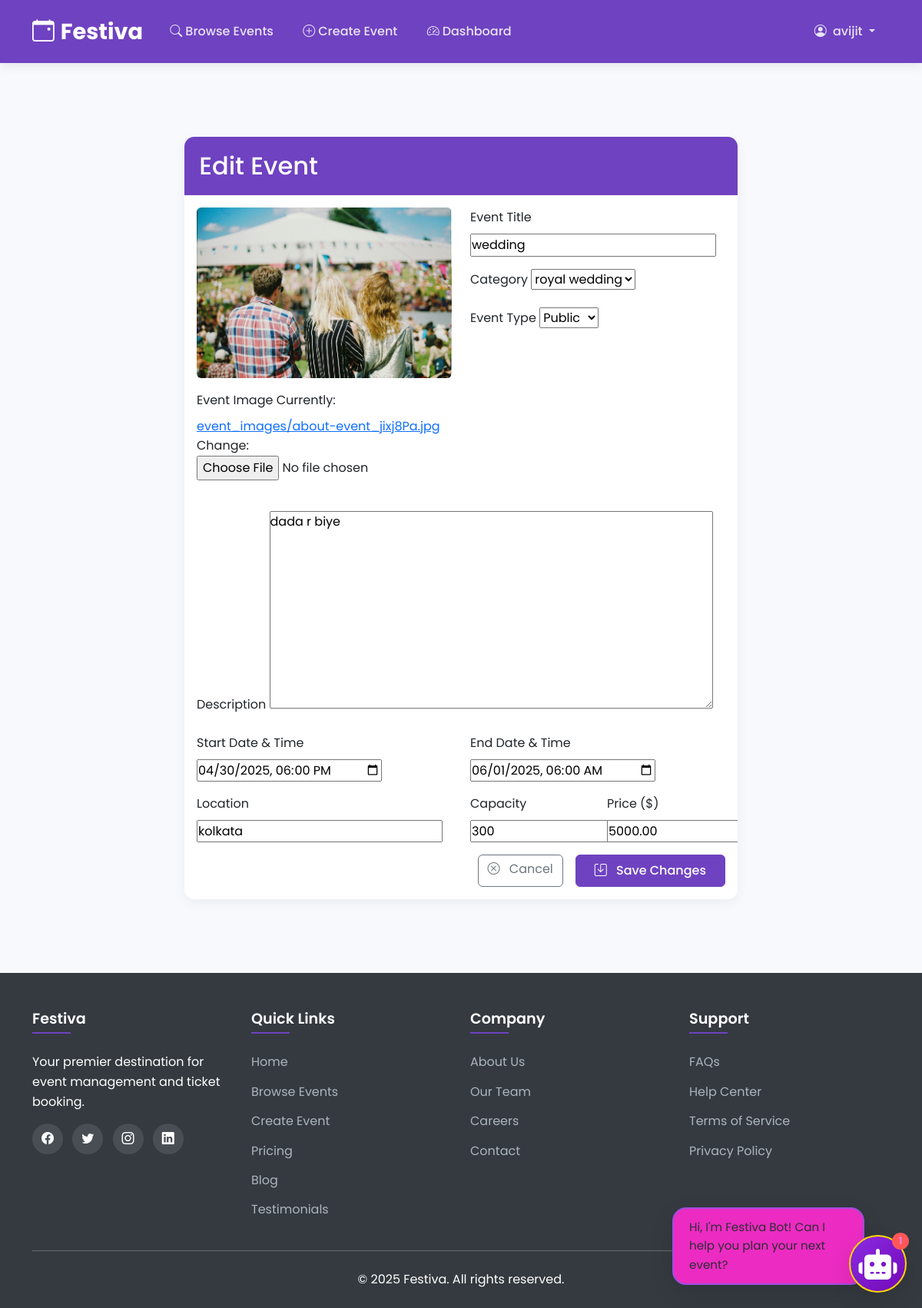
Screenshot of /events/2/edit/ (signed in) with the database file from the repository.
### core/models.py (models this page shows, shortened)
class CustomUser(AbstractUser):
    ROLE_CHOICES = (
        ('customer', 'Customer'),
        ('organizer', 'Organizer'),
        ('admin', 'Admin'),
    )
    role = models.CharField(max_length=10, choices=ROLE_CHOICES, default='customer')
    phone = models.CharField(max_length=20, blank=True)
    bio = models.TextField(blank=True)
    profile_picture = models.ImageField(upload_to='profile_pics/', blank=True)
    email = models.EmailField(unique=True)  # Add this line to enforce unique emails
    is_approved = models.BooleanField(default=False)

class Event(models.Model):
    TYPE_CHOICES = (
        ('public', 'Public'),
        ('private', 'Private'),
    )
    title = models.CharField(max_length=200)
    description = models.TextField()
    organizer = models.ForeignKey(CustomUser, on_delete=models.CASCADE, related_name='organized_events')
    category = models.ForeignKey(Category, on_delete=models.SET_NULL, null=True)
    event_type = models.CharField(max_length=10, choices=TYPE_CHOICES, default='public')
    location = models.CharField(max_length=200)
    start_date = models.DateTimeField()
    end_date = models.DateTimeField()
    capacity = models.PositiveIntegerField()
    price = models.DecimalField(max_digits=10, decimal_places=2, validators=[MinValueValidator(0)])
    image = models.ImageField(upload_to='event_images/')
    created_at = models.DateTimeField(auto_now_add=True)
    updated_at = models.DateTimeField(auto_now=True)

### core/views.py (the view)
# urls.py: path('events/<int:event_id>/edit/', views.edit_event, name='edit_event'),
@login_required
def edit_event(request, event_id):
    event = get_object_or_404(Event, id=event_id, organizer=request.user)
    if request.method == 'POST':
        form = EventForm(request.POST, request.FILES, instance=event)
        if form.is_valid():
            form.save()
            messages.success(request, 'Event updated successfully!')
            return redirect('event_detail', event_id=event.id)
    else:
        form = EventForm(instance=event)
    return render(request, 'edit_event.html', {'form': form, 'event': event})

### core/forms.py
class EventForm(forms.ModelForm):
    class Meta:
        model = Event
        fields = ['title', 'description', 'category', 'event_type',
                 'location', 'start_date', 'end_date', 'capacity',
                 'price', 'image']
        widgets = {
            'start_date': forms.DateTimeInput(attrs={'type': 'datetime-local'}),
            'end_date': forms.DateTimeInput(attrs={'type': 'datetime-local'}),
        }

### core/models.py (called while the page is built)
    def __str__(self):
        return self.name

### templates/edit_event.html (shortened to what this page needs)
{% extends 'base.html' %}
{% block content %}
<div class="container py-5">
    <div class="row justify-content-center">
        <div class="col-lg-8">
            <div class="card card-custom">
                <div class="card-header-custom">
                    <h2 class="mb-0">Edit Event</h2>
                </div>
                <div class="card-body">
                    <form method="post" enctype="multipart/form-data">
                        <div class="row mb-4">
                            <div class="col-md-6">
                                {% if event.image %}
                                <img src="{{ event.image.url }}" class="img-fluid rounded mb-3" alt="Current event image">
                                {% endif %}
                                <div class="mb-3">
                                    <label for="{{ form.image.id_for_label }}" class="form-label">Event Image</label>
                                    {{ form.image }}
                                </div>
                            </div>
                            <div class="col-md-6">
                                <div class="mb-3">
                                    <label for="{{ form.title.id_for_label }}" class="form-label">Event Title</label>
                                    {{ form.title }}
                                </div>
                                <div class="mb-3">
                                    <label for="{{ form.category.id_for_label }}" class="form-label">Category</label>
                                    {{ form.category }}
                                </div>
                                <div class="mb-3">
                                    <label for="{{ form.event_type.id_for_label }}" class="form-label">Event Type</label>
                                    {{ form.event_type }}
                                </div>
                            </div>
                        </div>
                        <div class="mb-3">
                            <label for="{{ form.description.id_for_label }}" class="form-label">Description</label>
                            {{ form.description }}
                        </div>
                        <div class="row mb-3">
                            <div class="col-md-6">
                                <label for="{{ form.start_date.id_for_label }}" class="form-label">Start Date & Time</label>
                                {{ form.start_date }}
                            </div>
                            <div class="col-md-6">
                                <label for="{{ form.end_date.id_for_label }}" class="form-label">End Date & Time</label>
                                {{ form.end_date }}
                            </div>
                        </div>
                        <div class="row mb-3">
                            <div class="col-md-6">
                                <label for="{{ form.location.id_for_label }}" class="form-label">Location</label>
                                {{ form.location }}
                            </div>
                            <div class="col-md-3">
                                <label for="{{ form.capacity.id_for_label }}" class="form-label">Capacity</label>
                                {{ form.capacity }}
                            </div>
                            <div class="col-md-3">
                                <label for="{{ form.price.id_for_label }}" class="form-label">Price ($)</label>
                                {{ form.price }}
                            </div>
                        </div>
                        <div class="d-grid gap-2 d-md-flex justify-content-md-end">
                            <a href="{% url 'event_detail' event.id %}" class="btn btn-outline-secondary me-md-2">
                                <i class="bi bi-x-circle me-2"></i> Cancel
                            </a>
                            <button type="submit" class="btn btn-custom-primary">
                                <i class="bi bi-save me-2"></i> Save Changes
                            </button>
                        </div>
                    </form>
                </div>
            </div>
        </div>
    </div>
</div>
{% endblock %}

### templates/base.html (shortened to what this page needs)
<!DOCTYPE html>
{% load static %}
<html lang="en">
<head>
    <link href="https://cdn.jsdelivr.net/npm/bootstrap@5.3.2/dist/css/bootstrap.min.css" rel="stylesheet">
    <link rel="stylesheet" href="https://cdn.jsdelivr.net/npm/bootstrap-icons@1.11.1/font/bootstrap-icons.css">
</head>
<body>
    <nav class="navbar navbar-expand-lg navbar-dark navbar-custom sticky-top">
        <div class="container">
            <a class="navbar-brand navbar-brand-custom" href="{% url 'home' %}">
                <i class="bi bi-calendar-event me-2"></i>Festiva
            </a>
            <div class="collapse navbar-collapse" id="navbarNav">
                <ul class="navbar-nav me-auto">
                    <li class="nav-item">
                        <a class="nav-link nav-link-custom {% if request.path == '/events/' %}active{% endif %}" href="{% url 'browse_events' %}">
                            <i class="bi bi-search me-1"></i>Browse Events
                        </a>
                    </li>
                    <li class="nav-item">
                        <a class="nav-link nav-link-custom {% if request.path == '/create-event/' %}active{% endif %}" href="{% url 'create_event' %}">
                            <i class="bi bi-plus-circle me-1"></i>Create Event
                        </a>
                    </li>
                    <li class="nav-item">
                        <a class="nav-link nav-link-custom {% if request.path == '/dashboard/' %}active{% endif %}" href="{% url 'dashboard' %}">
                            <i class="bi bi-speedometer2 me-1"></i>Dashboard
                        </a>
                    </li>
                </ul>
                <ul class="navbar-nav">
                    {% if user.is_authenticated %}
                    <li class="nav-item dropdown">
                        <a class="nav-link nav-link-custom dropdown-toggle" href="#" id="navbarDropdown" role="button" data-bs-toggle="dropdown">
                            <i class="bi bi-person-circle me-1"></i> {{ user.username }}
                        </a>
                    </li>
                    {% endif %}
                </ul>
            </div>
        </div>
    </nav>
    <main class="main-content">
        <div class="container">
            {% block content %}{% endblock %}
        </div>
    </main>
    <footer class="footer-custom">
        <div class="container">
            <div class="row g-4">
                <div class="col-lg-3 col-md-6">
                    <h5 class="footer-heading">Festiva</h5>
                    <p>Your premier destination for event management and ticket booking.</p>
                    <div class="social-icons mt-3">
                        <a href="#"><i class="bi bi-facebook"></i></a>
                        <a href="#"><i class="bi bi-twitter"></i></a>
                        <a href="#"><i class="bi bi-instagram"></i></a>
                        <a href="#"><i class="bi bi-linkedin"></i></a>
                    </div>
                </div>
                <div class="col-lg-3 col-md-6">
                    <h5 class="footer-heading">Quick Links</h5>
                    <ul class="footer-links">
                        <li><a href="{% url 'home' %}">Home</a></li>
                        <li><a href="{% url 'browse_events' %}">Browse Events</a></li>
                        <li><a href="{% url 'create_event' %}">Create Event</a></li>
                        <li><a href="{% url 'pricing' %}">Pricing</a></li>
                        <li><a href="{% url 'blog' %}">Blog</a></li>
                        <li><a href="{% url 'testimonials' %}">Testimonials</a></li>
                    </ul>
                </div>
                <div class="col-lg-3 col-md-6">
                    <h5 class="footer-heading">Company</h5>
                    <ul class="footer-links">
                        <li><a href="{% url 'about' %}">About Us</a></li>
                        <li><a href="{% url 'team' %}">Our Team</a></li>
                        <li><a href="{% url 'careers' %}">Careers</a></li>
                        <li><a href="{% url 'contact' %}">Contact</a></li>
                    </ul>
                </div>
                <div class="col-lg-3 col-md-6">
                    <h5 class="footer-heading">Support</h5>
                    <ul class="footer-links">
                        <li><a href="{% url 'faq' %}">FAQs</a></li>
                        <li><a href="{% url 'help' %}">Help Center</a></li>
                        <li><a href="{% url 'terms' %}">Terms of Service</a></li>
                        <li><a href="{% url 'privacy' %}">Privacy Policy</a></li>
                    </ul>
                </div>
            </div>
            <hr class="mt-4 mb-3 bg-light">
            <div class="text-center pt-2">
                <p class="mb-0">&copy; {% now "Y" %} Festiva. All rights reserved.</p>
            </div>
        </div>
    </footer>
{% include 'chat3.html' %}

### templates/base.html (style rules this page uses)
:root { --primary-color: #6f42c1; --primary-dark: #5a32a3; --secondary-color: #f8f9fa; --accent-color: #ff6b6b; --dark-color: #343a40; --light-gray: #adb5bd; }
body { display: flex; flex-direction: column; min-height: 100vh; background-color: var(--secondary-color); font-family: 'Segoe UI', Tahoma, Geneva, Verdana, sans-serif; }
.navbar-custom { background-color: var(--primary-color) !important; box-shadow: 0 2px 15px rgba(0,0,0,0.1); padding: 0.8rem 0; }
.navbar-brand-custom { font-weight: 700; font-size: 1.8rem; color: white !important; transition: all 0.3s ease; }
.nav-link-custom { font-weight: 500; padding: 0.5rem 1rem !important; color: rgba(255,255,255,0.85) !important; border-radius: 0.3rem; transition: all 0.3s ease; margin: 0 0.2rem; }
.btn-custom-primary { background-color: var(--primary-color); border-color: var(--primary-color); color: white; font-weight: 500; padding: 0.5rem 1.5rem; transition: all 0.3s ease; }
.footer-custom { background-color: var(--dark-color); color: white; margin-top: auto; padding: 3rem 0 1.5rem; }
.footer-custom a { color: var(--light-gray); text-decoration: none; transition: all 0.3s ease; }
.footer-heading { font-size: 1.2rem; font-weight: 600; margin-bottom: 1.5rem; position: relative; padding-bottom: 0.5rem; }
.footer-heading::after { content: ''; position: absolute; left: 0; bottom: 0; width: 50px; height: 2px; background-color: var(--primary-color); }
.footer-links { list-style: none; padding-left: 0; }
.footer-links li { margin-bottom: 0.8rem; }
.social-icons a { display: inline-block; width: 40px; height: 40px; background-color: rgba(255,255,255,0.1); color: white !important; border-radius: 50%; text-align: center; line-height: 40px; margin-right: 0.5rem; transition: all 0.3s ease; }
.main-content { flex: 1; padding: 3rem 0; }
.card-custom { border: none; border-radius: 0.8rem; overflow: hidden; box-shadow: 0 5px 15px rgba(0,0,0,0.05); transition: all 0.3s ease; }
.card-header-custom { background-color: var(--primary-color); color: white; padding: 1.2rem; }

### chatbot/templates/chat3.html (style rules this page uses)
:root { --primary: #8A2BE2; --primary-light: #9D4EDD; --secondary: #7209B7; --secondary-light: #A16AE8; --accent: #FFD700; --dark: #2D2D34; --light: #F8F9FA; --gray: #6C757D; --success: #38B000; --warning: #FF9914; --danger: #FF5757; --border-radius: 12px; --box-shadow: 0 10px 30px rgba(0, 0, 0, 0.1); --transition: all 0.3s ease; }
* { margin: 0; padding: 0; box-sizing: border-box; }
body { font-family: 'Poppins', sans-serif; background-color: #F8F9FD; color: var(--dark); line-height: 1.6; overflow-x: hidden; }

### rows the page displays
CustomUser: username "avijit"
Event: image (picture), title "wedding", category "royal wedding", event_type "Public", description "dada r biye", start_date "04/30/2025 18:00", end_date "06/01/2025 06:00", location "kolkata", capacity "300", price "5000.00"
